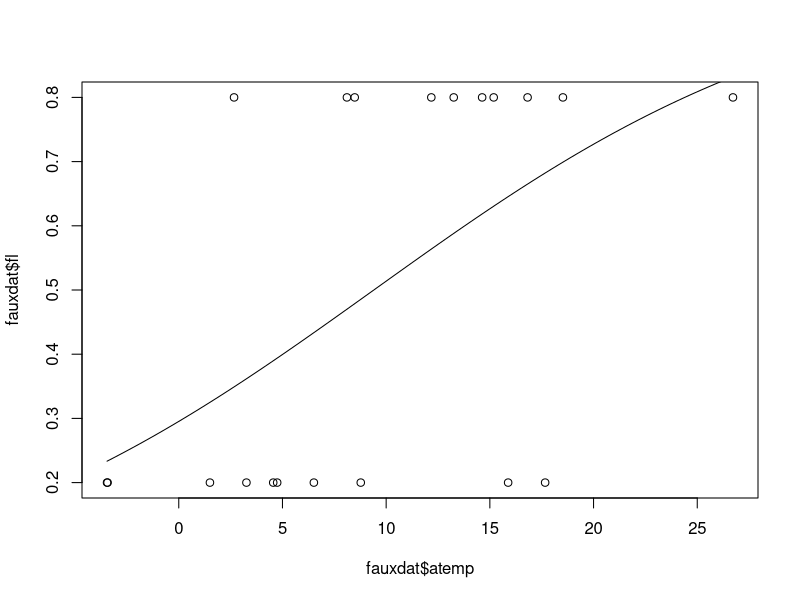
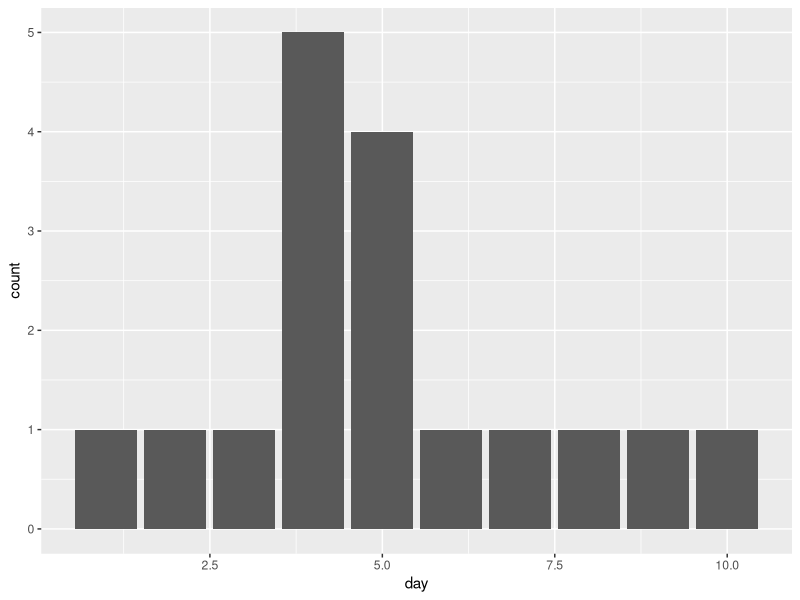

Generate these figures, in order, with R:
# Simulate data
## crap
a <- 0
b <- 1
sigma <- 2
temp = 5
threshold = 3
dd <- max(0, temp - threshold)
cum_temp <- cumsum(temp)

log(.2/(1-.2))
log(.8/(1-0.8))

rnorm(100, mean = a + b * cum_temp, sd = sigma)
##

## i can make a logit
fauxdat <- data.frame(ind = rep(1:10,2), atemp = c(rnorm(10, 3, 5), rnorm(10, 15, 5)), fl = sort(rep(c(.2,.8),10)))

logit <- glm(fl ~ atemp, family = gaussian(link = "logit"), data = fauxdat)

summary(logit)

plot(fauxdat$atemp, fauxdat$fl)
curve(predict(logit, data.frame(atemp = x), type = "resp"), add = TRUE)

##

## tree level toy
### Tree has 10 cones. Over a 10 day period, cones become active for some amount of time, then finish. Cones become active at DD = 20 with some error.

temp = 5
temp_crit = 20

tdat <- data.frame(day = c(1:10), temp = 5)
tdat$atemp <- cumsum(tdat$temp)

temp_crit_ind <- rnorm(n = 10, mean = temp_crit, sd = temp_crit/4) #critical temperatures for individual cones

cdat <- data.frame(cone = c(1:10), temp_crit_ind = temp_crit_ind)

get_closest_bigger_number <- function(value, vector) { #gets index of number in a vector that's closest to the value while also being larger than the value
    diffs <- value - vector
    position <- which.min(diffs > 0)
    return(position)
}

day_crit_pos <- sapply(cdat$temp_crit_ind, get_closest_bigger_number, vector = tdat$atemp)
cdat$day_crit <- tdat$day[day_crit_pos] #day tree "flowers"

library(dplyr)

begin_dat <- left_join(tdat, cdat, by = c("day" ="day_crit"))
table(begin_dat$day, begin_dat$cone)



library(ggplot2)
ggplot(begin_dat, aes(x = day, group=cone)) +
    geom_bar(na.rm = TRUE)
